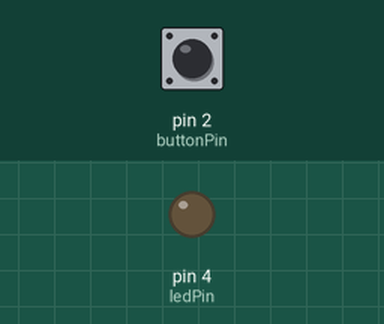
A sketch run on a simulated Arduino Uno, built with avr-gcc and run on an emulated ATmega328P. Shown: output pins drawn as LEDs (lit = HIGH). The inputs (shaded band) are chosen by the test bench; at power-on: pin 2 (buttonPin) LOW. What the sketch prints to the serial monitor is not drawn.

Above: at 1.2 s.
1.3 s: pin 2 (buttonPin) pulled HIGH for 0.15 s
Timing chart, 0 to 4.3 s (numbered marks = the images above; inputs shaded):
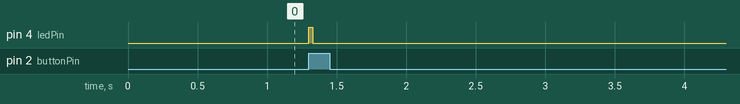

The sketch:

script_project6.ino
```cpp
/*
  Project6


  modified 15 July 2024
  by Yasmin Bohak

  Interupt led on but off only 5 seconds after turned off
  use MsTimer2
*/
int ledPin = 4;
int buttonPin = 2;//6;
int buttonState = LOW;
long t = 30;

//Libraries
#include <MsTimer2.h>


void setup() {
  pinMode(ledPin, OUTPUT);          // Initialize the LED pin as an output
  pinMode(buttonPin, INPUT); // Initialize the button pin with internal pull-up
  Serial.begin(9600); // Initialize serial communication

  // Attach interrupt to buttonPin, call the function on RISING edge
  attachInterrupt(digitalPinToInterrupt(buttonPin), buttonFun, RISING);
  //Set up the timmer so that it will activate ledOff when 5 seconds elapsed
  MsTimer2::set(t, ledOff); // Set timer to 5000 ms (5 seconds)

}

void loop() {
  //add some delay
  delay(1000);
}


// Interrupt service routine (ISR)
void buttonFun() {
   digitalWrite(ledPin, HIGH);
   MsTimer2::start();
   Serial.println("led was turned on");
}

void ledOff() {
   digitalWrite(ledPin, LOW);
   Serial.println("led was turned off");
   MsTimer2::stop();
}

  
```

Measured:
- after the input at 1.3 s, pin 4 (ledPin): LOW → HIGH at once, → LOW 0.03 s later
